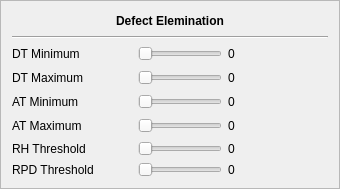
         <widget class="QFrame" name="frame_4">
          <property name="frameShape">
           <enum>QFrame::StyledPanel</enum>
          </property>
          <property name="frameShadow">
           <enum>QFrame::Raised</enum>
          </property>
          <layout class="QVBoxLayout" name="verticalLayout_5">
           <item>
            <widget class="QLabel" name="label_30">
             <property name="minimumSize">
              <size>
               <width>0</width>
               <height>18</height>
              </size>
             </property>
             <property name="font">
              <font>
               <weight>75</weight>
               <bold>true</bold>
              </font>
             </property>
             <property name="text">
              <string>Defect Elemination</string>
             </property>
             <property name="alignment">
              <set>Qt::AlignCenter</set>
             </property>
            </widget>
           </item>
           <item>
            <widget class="Line" name="line_4">
             <property name="orientation">
              <enum>Qt::Horizontal</enum>
             </property>
            </widget>
           </item>
           <item>
            <layout class="QHBoxLayout" name="horizontalLayout_14">
             <item>
              <widget class="QLabel" name="label_32">
               <property name="minimumSize">
                <size>
                 <width>120</width>
                 <height>18</height>
                </size>
               </property>
               <property name="maximumSize">
                <size>
                 <width>120</width>
                 <height>16777215</height>
                </size>
               </property>
               <property name="text">
                <string>DT Minimum</string>
               </property>
               <property name="alignment">
                <set>Qt::AlignLeading|Qt::AlignLeft|Qt::AlignVCenter</set>
               </property>
              </widget>
             </item>
             <item>
              <widget class="QSlider" name="in_dt_min">
               <property name="maximum">
                <number>1000</number>
               </property>
               <property name="orientation">
                <enum>Qt::Horizontal</enum>
               </property>
              </widget>
             </item>
             <item>
              <widget class="QLabel" name="val_dt_min">
               <property name="minimumSize">
                <size>
                 <width>100</width>
                 <height>0</height>
                </size>
               </property>
               <property name="maximumSize">
                <size>
                 <width>100</width>
                 <height>16777215</height>
                </size>
               </property>
               <property name="text">
                <string>0</string>
               </property>
               <property name="alignment">
                <set>Qt::AlignLeading|Qt::AlignLeft|Qt::AlignVCenter</set>
               </property>
              </widget>
             </item>
            </layout>
           </item>
           <item>
            <layout class="QHBoxLayout" name="horizontalLayout_15">
             <item>
              <widget class="QLabel" name="label_31">
               <property name="minimumSize">
                <size>
                 <width>120</width>
                 <height>18</height>
                </size>
               </property>
               <property name="maximumSize">
                <size>
                 <width>120</width>
                 <height>16777215</height>
                </size>
               </property>
               <property name="text">
                <string>DT Maximum</string>
               </property>
               <property name="alignment">
                <set>Qt::AlignLeading|Qt::AlignLeft|Qt::AlignVCenter</set>
               </property>
              </widget>
             </item>
             <item>
              <widget class="QSlider" name="in_dt_max">
               <property name="maximum">
                <number>1000</number>
               </property>
               <property name="orientation">
                <enum>Qt::Horizontal</enum>
               </property>
              </widget>
             </item>
             <item>
              <widget class="QLabel" name="val_dt_max">
               <property name="minimumSize">
                <size>
                 <width>100</width>
                 <height>0</height>
                </size>
               </property>
               <property name="maximumSize">
                <size>
                 <width>100</width>
                 <height>16777215</height>
                </size>
               </property>
               <property name="text">
                <string>0</string>
               </property>
               <property name="alignment">
                <set>Qt::AlignLeading|Qt::AlignLeft|Qt::AlignVCenter</set>
               </property>
              </widget>
             </item>
            </layout>
           </item>
           <item>
            <layout class="QHBoxLayout" name="horizontalLayout_16">
             <item>
              <widget class="QLabel" name="label_33">
               <property name="minimumSize">
                <size>
                 <width>120</width>
                 <height>18</height>
                </size>
               </property>
               <property name="maximumSize">
                <size>
                 <width>120</width>
                 <height>16777215</height>
                </size>
               </property>
               <property name="text">
                <string>AT Minimum</string>
               </property>
               <property name="alignment">
                <set>Qt::AlignLeading|Qt::AlignLeft|Qt::AlignVCenter</set>
               </property>
              </widget>
             </item>
             <item>
              <widget class="QSlider" name="in_at_min">
               <property name="maximum">
                <number>360</number>
               </property>
               <property name="orientation">
                <enum>Qt::Horizontal</enum>
               </property>
              </widget>
             </item>
             <item>
              <widget class="QLabel" name="val_at_min">
               <property name="minimumSize">
                <size>
                 <width>100</width>
                 <height>0</height>
                </size>
               </property>
               <property name="maximumSize">
                <size>
                 <width>100</width>
                 <height>16777215</height>
                </size>
               </property>
               <property name="text">
                <string>0</string>
               </property>
               <property name="alignment">
                <set>Qt::AlignLeading|Qt::AlignLeft|Qt::AlignVCenter</set>
               </property>
              </widget>
             </item>
            </layout>
           </item>
           <item>
            <layout class="QHBoxLayout" name="horizontalLayout_17">
             <item>
              <widget class="QLabel" name="label_34">
               <property name="minimumSize">
                <size>
                 <width>120</width>
                 <height>18</height>
                </size>
               </property>
               <property name="maximumSize">
                <size>
                 <width>120</width>
                 <height>16777215</height>
                </size>
               </property>
               <property name="text">
                <string>AT Maximum</string>
               </property>
               <property name="alignment">
                <set>Qt::AlignLeading|Qt::AlignLeft|Qt::AlignVCenter</set>
               </property>
              </widget>
             </item>
             <item>
              <widget class="QSlider" name="in_at_max">
               <property name="maximum">
                <number>360</number>
               </property>
               <property name="orientation">
                <enum>Qt::Horizontal</enum>
               </property>
              </widget>
             </item>
             <item>
              <widget class="QLabel" name="val_at_max">
               <property name="minimumSize">
                <size>
                 <width>100</width>
                 <height>0</height>
                </size>
               </property>
               <property name="maximumSize">
                <size>
                 <width>100</width>
                 <height>16777215</height>
                </size>
               </property>
               <property name="text">
                <string>0</string>
               </property>
               <property name="alignment">
                <set>Qt::AlignLeading|Qt::AlignLeft|Qt::AlignVCenter</set>
               </property>
              </widget>
             </item>
            </layout>
           </item>
           <item>
            <layout class="QHBoxLayout" name="horizontalLayout_18">
             <item>
              <widget class="QLabel" name="label_39">
               <property name="minimumSize">
                <size>
                 <width>120</width>
                 <height>0</height>
                </size>
               </property>
               <property name="maximumSize">
                <size>
                 <width>120</width>
                 <height>16777215</height>
                </size>
               </property>
               <property name="text">
                <string>RH Threshold</string>
               </property>
               <property name="alignment">
                <set>Qt::AlignLeading|Qt::AlignLeft|Qt::AlignVCenter</set>
               </property>
              </widget>
             </item>
             <item>
              <widget class="QSlider" name="in_rh_thresh">
               <property name="maximum">
                <number>100</number>
               </property>
               <property name="orientation">
                <enum>Qt::Horizontal</enum>
               </property>
              </widget>
             </item>
             <item>
              <widget class="QLabel" name="val_rh_thresh">
               <property name="minimumSize">
                <size>
                 <width>100</width>
                 <height>0</height>
                </size>
               </property>
               <property name="maximumSize">
                <size>
                 <width>100</width>
                 <height>16777215</height>
                </size>
               </property>
               <property name="text">
                <string>0</string>
               </property>
               <property name="alignment">
                <set>Qt::AlignLeading|Qt::AlignLeft|Qt::AlignVCenter</set>
               </property>
              </widget>
             </item>
            </layout>
           </item>
           <item>
            <layout class="QHBoxLayout" name="horizontalLayout_20">
             <item>
              <widget class="QLabel" name="label_8">
               <property name="minimumSize">
                <size>
                 <width>120</width>
                 <height>0</height>
                </size>
               </property>
               <property name="maximumSize">
                <size>
                 <width>120</width>
                 <height>16777215</height>
                </size>
               </property>
               <property name="text">
                <string>RPD Threshold</string>
               </property>
               <property name="alignment">
                <set>Qt::AlignLeading|Qt::AlignLeft|Qt::AlignVCenter</set>
               </property>
              </widget>
             </item>
             <item>
              <widget class="QSlider" name="in_rpd_thresh">
               <property name="maximum">
                <number>1000</number>
               </property>
               <property name="orientation">
                <enum>Qt::Horizontal</enum>
               </property>
              </widget>
             </item>
             <item>
              <widget class="QLabel" name="val_rpd_thresh">
               <property name="minimumSize">
                <size>
                 <width>100</width>
                 <height>0</height>
                </size>
               </property>
               <property name="maximumSize">
                <size>
                 <width>100</width>
                 <height>16777215</height>
                </size>
               </property>
               <property name="text">
                <string>0</string>
               </property>
              </widget>
             </item>
            </layout>
           </item>
          </layout>
         </widget>
